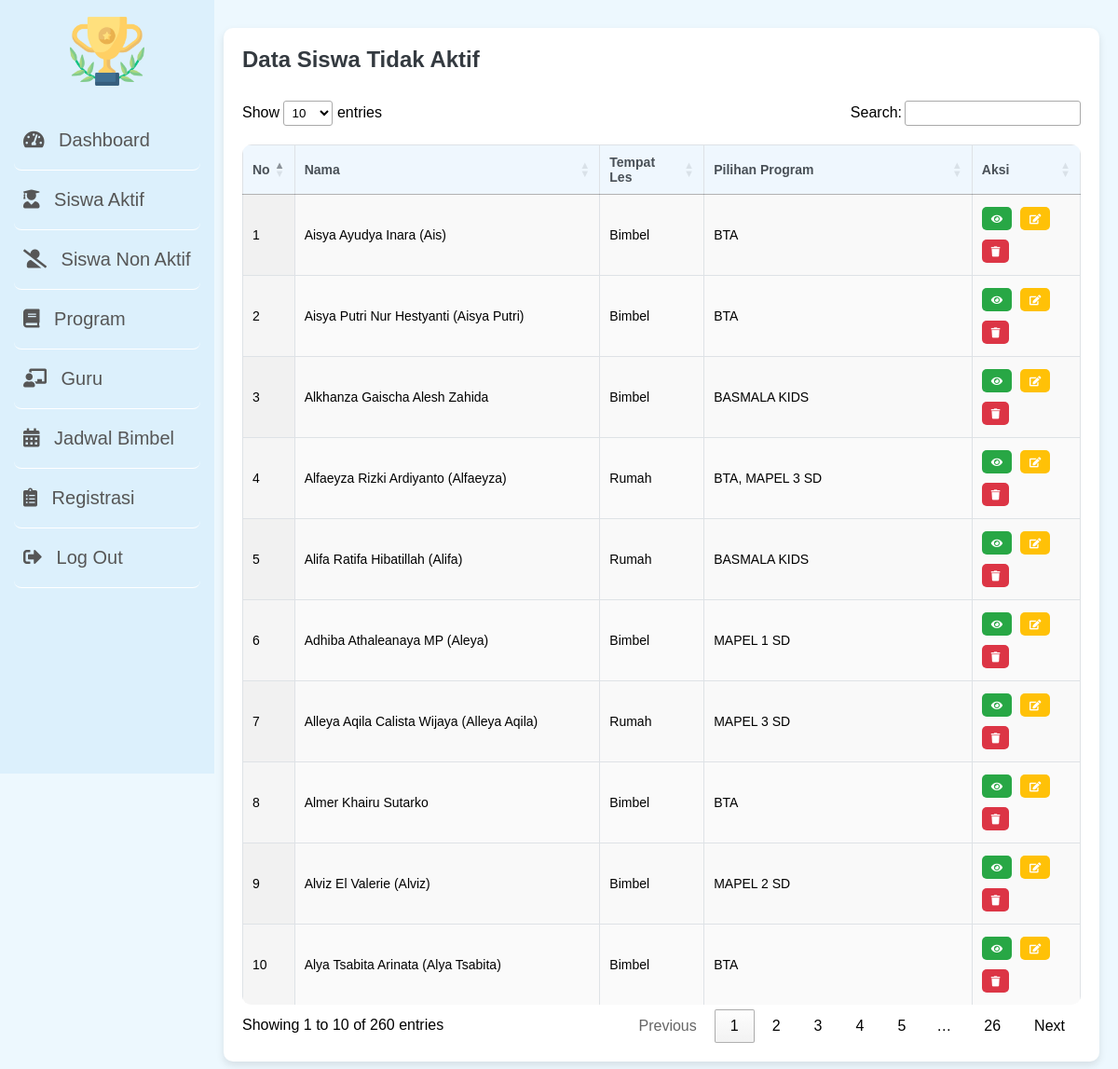
Screenshot of /admin/index.php?page=data-siswa-nonaktif (signed in) with the database file from the repository.
### tables this page shows
CREATE TABLE `siswa` (
  `id_siswa` int(11) NOT NULL,
  `nama` text NOT NULL,
  `tempatlahir` varchar(30) NOT NULL,
  `tanggallahir` date NOT NULL,
  `asalsekolah` varchar(50) NOT NULL,
  `kelas` varchar(50) NOT NULL,
  `jeniskelamin` varchar(15) NOT NULL,
  `alamat` text NOT NULL,
  `nohp` varchar(50) NOT NULL,
  `tempat_les` varchar(255) NOT NULL,
  `pilihanprogram` varchar(200) NOT NULL,
  `tglpendaftaran` date DEFAULT NULL,
  `status_siswa` varchar(255) NOT NULL,
  `keterangan` varchar(255) DEFAULT NULL
);

### admin/data-siswa-nonaktif.php (the view, shortened to what this page needs)
<?php
include '../koneksi/koneksi.php';
$sql = "SELECT id_siswa, nama, tempat_les, pilihanprogram FROM siswa WHERE status_siswa = 'Tidak Aktif'";
$result = $conn->query($sql);
?>
<!DOCTYPE html>
<html lang="en">
<head>
    <link rel="stylesheet" href="https://cdnjs.cloudflare.com/ajax/libs/font-awesome/5.15.4/css/all.min.css">
    <link rel="stylesheet" href="https://cdn.datatables.net/1.11.5/css/jquery.dataTables.min.css">
    <link rel="stylesheet" href="aset/style-data-siswa.css">
</head>
<body>
    <div class="page-data">
        <div class="page-data_header">
            <h2>Data Siswa Tidak Aktif</h2>
        </div>
        <div class="page-data_table">
            <table id="siswaTable" class="display">
                <thead>
                    <tr>
                        <th>No</th>
                        <th>Nama</th>
                        <th>Tempat Les</th>
                        <th>Pilihan Program</th>
                        <th>Aksi</th>
                    </tr>
                </thead>
                <tbody>
                    <?php
                    if ($result->num_rows > 0) {
                        $no = 1;
                        while ($row = $result->fetch_assoc()) {
                            echo "<tr>";
                            echo "<td>" . $no++ . "</td>";
                            echo "<td>" . $row['nama'] . "</td>";
                            echo "<td>" . $row['tempat_les'] . "</td>";
                            echo "<td>" . $row['pilihanprogram'] . "</td>";
                            echo "<td>
                                    <button class='btn view-btn' data-id='" . $row['id_siswa'] . "' style='background-color: #28a745;'><i class='fas fa-eye'></i></button>
                                    <button class='btn edit-btn' data-id='" . $row['id_siswa'] . "' style='background-color: #ffc107;'><i class='fas fa-edit'></i></button>
                                    <button class='btn delete-btn' data-id='" . $row['id_siswa'] . "' style='background-color: #dc3545;'><i class='fas fa-trash'></i></button>
                                  </td>";
                            echo "</tr>";
                        }
                    } else {
                        echo "<tr><td colspan='5'>Tidak ada data siswa aktif</td></tr>";
                    }
                    ?>
                </tbody>
            </table>
        </div>
    </div>
</body>
</html>

### admin/aset/style.css (style rules this page uses)
body { font-family: 'Segoe UI', Tahoma, Geneva, Verdana, sans-serif; display: flex; min-height: 100vh; margin: 0; font-family: Arial, sans-serif; background-color: rgb(237, 248, 254); }

### admin/aset/style-data-siswa.css (style rules this page uses)
.page-data { max-width: 100%; margin: 10px 0; background: #fff; padding: 20px; border-radius: 10px; box-shadow: 0 4px 8px rgba(0, 0, 0, 0.1); }
.page-data_header { display: flex; justify-content: space-between; align-items: center; padding-bottom: 10px; margin-bottom: 20px; }
.page-data_header h2 { margin: 0; color: #343a40; }
.btn { background-color: #007bff; color: #fff; padding: 10px 20px; text-decoration: none; border-radius: 5px; transition: background-color 0.3s, transform 0.3s; margin: 5px 0; border: none; }
.page-data_table table { width: 100%; border-collapse: collapse; border-radius: 10px; overflow: hidden; font-size: 14px; }
.page-data_table table i { font-size: 11px; }
.page-data_table th, .page-data_table td { padding: 25px 10px; border: 1px solid #dee2e6; text-align: left; }
.page-data_table th { background-color: rgb(239, 247, 254); color: #495057; }
.page-data_table tr:nth-child(even) { background-color: rgb(250, 250, 250); }
.page-data_table .btn { margin-right: 5px; padding: 5px 10px; }

### admin/index.php (style rules this page uses)
body { font-family: 'Segoe UI', Tahoma, Geneva, Verdana, sans-serif; display: flex; min-height: 100vh; margin: 0; font-family: Arial, sans-serif; background-color:rgb(237, 248, 254); }

### rows the page displays
siswa: nama "Aisya Ayudya Inara (Ais)", tempat_les "Bimbel", pilihanprogram "BTA"
siswa: nama "Aisya Putri Nur Hestyanti (Aisya Putri)", tempat_les "Bimbel", pilihanprogram "BTA"
siswa: nama "Alkhanza Gaischa Alesh Zahida", tempat_les "Bimbel", pilihanprogram "BASMALA KIDS"
siswa: nama "Alfaeyza Rizki Ardiyanto (Alfaeyza)", tempat_les "Rumah", pilihanprogram "BTA, MAPEL 3 SD"
siswa: nama "Alifa Ratifa Hibatillah (Alifa)", tempat_les "Rumah", pilihanprogram "BASMALA KIDS"
siswa: nama "Adhiba Athaleanaya MP (Aleya)", tempat_les "Bimbel", pilihanprogram "MAPEL 1 SD"
siswa: nama "Alleya Aqila Calista Wijaya (Alleya Aqila)", tempat_les "Rumah", pilihanprogram "MAPEL 3 SD"
siswa: nama "Almer Khairu Sutarko", tempat_les "Bimbel", pilihanprogram "BTA"
siswa: nama "Alviz El Valerie (Alviz)", tempat_les "Bimbel", pilihanprogram "MAPEL 2 SD"
siswa: nama "Alya Tsabita Arinata (Alya Tsabita)", tempat_les "Bimbel", pilihanprogram "BTA"
